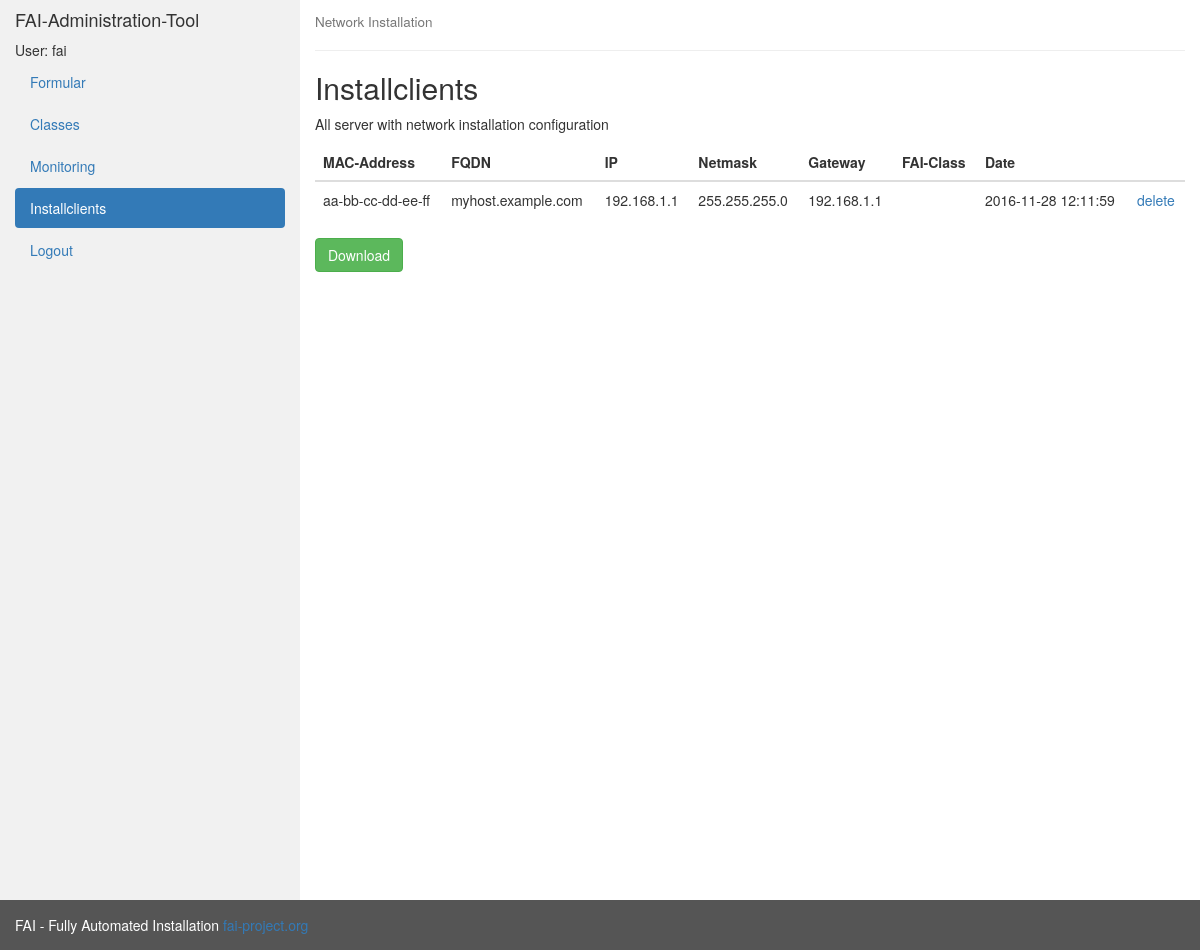
Page /frontend/mvc_index.php?action=showInstClients (signed in) on the committed database.
### tables this page shows
CREATE TABLE `server` (
  `mac` varchar(17) DEFAULT NULL,
  `fqdn` varchar(100) DEFAULT NULL,
  `ip` varchar(11) DEFAULT NULL,
  `netmask` varchar(16) DEFAULT NULL,
  `gateway` varchar(16) DEFAULT NULL,
  `fai_class` varchar(100) DEFAULT NULL,
  `date` timestamp NOT NULL DEFAULT CURRENT_TIMESTAMP,
  `pk_id` int(10) unsigned NOT NULL AUTO_INCREMENT,
  PRIMARY KEY (`pk_id`)
);

### frontend/view.php (called while the page is built, shortened)
<?php
class View{
   public function displayInstClients($server) {
      	include 'viewInstClients.php';
      	$output = ob_get_contents();
      	return $output;
   }
}
?>

### frontend/controller.php (called while the page is built, shortened)
<?php
class Controller{
   private $output = '';
   public function __construct($request){
        if(empty($request['action'])) $this->action = 'default';
        else $this->action = $request['action'] ;
   }
   public function display(){
	$view = new View();
        $model = new Model();
        switch($this->action){
         	case 'showInstClients':
            	   $server = $model->getInstClients();
  	           $this->output = $view->displayInstClients($server);
	        break;
        }
	return $this->output;
   }
}
?>

### frontend/model.php (called while the page is built, shortened)
<?php
class Model{
   private $db;
   public function __construct(){
	$this->db = new mysqli(DBHOST, DBUSER, DBPASSWORD);
	$this->db->select_db(DB);
   }
   public function getInstClients() {
	$clients = array();
	$result = $this->db->query("SELECT mac,fqdn,ip,netmask,gateway,fai_class,date FROM server ORDER BY date;");
	while($row = $result->fetch_assoc()) $clients[] = $row;
	return $clients;
   }
}
?>

### frontend/viewInstClients.php (the view)
<?php require_once 'header.php';?>
</head>
<body>
<div class="container-fluid">
 <div class="row content">
  <div class="col-sm-3 sidenav">
   <h4>FAI-Administration-Tool</h4>
   <ul class="nav nav-pills nav-stacked">
    <li>User: <?php echo $_SESSION['USER']; ?></li>
    <li><a href="mvc_index.php?action=default">Formular</a></li>
    <li><a href="mvc_index.php?action=showClass">Classes</a></li>
    <li><a href="mvc_index.php?action=monitor">Monitoring</a></li>
    <li class="active"><a href="mvc_index.php?action=showInstClients">Installclients</a></li>
    <li><a href="logout.php">Logout</a></li>
   </ul><br>
  </div>
  <div class="col-sm-9">
   <h4><small>Network Installation</small></h4>
   <hr>
   <h2>Installclients</h2>
   <p>All server with network installation configuration</p>
   <table class="table table-hover">
    <thead>
     <tr>
      <th>MAC-Address</th>
      <th>FQDN</th>
      <th>IP</th>
      <th>Netmask</th>
      <th>Gateway</th>
      <th>FAI-Class</th>
      <th>Date</th>
      <th></th>
     </tr>
    </thead>
   <tbody>
<?php
foreach($server as $value){
   echo "<tr>";
   foreach($value as $item) echo "<td>" . $item . "</td>";
   $mac=$value['mac'];
   $date=str_replace(' ', '', $value['date']);
   echo "<td><a href=\"mvc_index.php?action=removeServer&mac=$mac&date=$date\">delete</a></td>";
   echo "</tr>";
}
?>
    </tbody>
   </table>
   <div class="form-group">
    <button type="submit" class="btn btn-success" onclick="window.location.href = 'mvc_index.php?action=generateCSV';">Download</button>
   </div>
  </div>
 </div>
</div>
<?php require_once 'footer.php';?>

### frontend/header.php (style rules this page uses)
.row.content { height: 900px }
.sidenav { background-color: #f1f1f1; height: 100%; }

### rows in the picture
server: mac "aa-bb-cc-dd-ee-ff", fqdn "myhost.example.com", item "192.168.1.1", netmask "255.255.255.0", date "2016-11-28 12:11:59"

### other values in the picture
$_SESSION['USER'] "fai"
